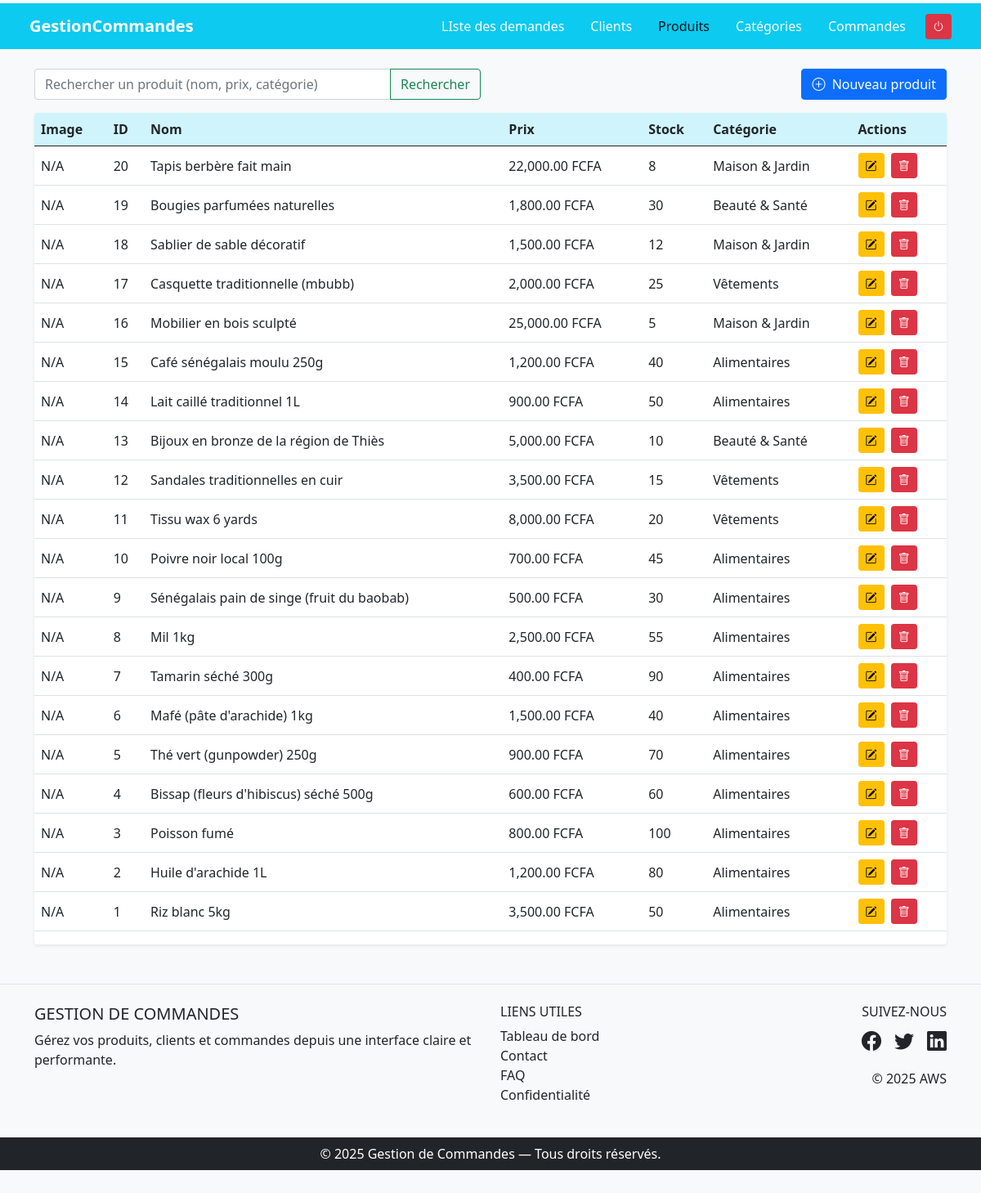
/produits/index.php (signed in), run on the app's committed database.
### tables this page shows
CREATE TABLE produit (
  id INT AUTO_INCREMENT PRIMARY KEY,
  nom VARCHAR(255) NOT NULL,
  prix DECIMAL(10,2) NOT NULL,
  stock INT NOT NULL,
  image VARCHAR(255),
  idCategorie INT,
  FOREIGN KEY (idCategorie) REFERENCES categorie(id) ON DELETE SET NULL
);

CREATE TABLE categorie (
  id INT AUTO_INCREMENT PRIMARY KEY,
  nom VARCHAR(100) NOT NULL
);

### produits/listeProduit.php (called while the page is built, shortened)
<?php
include_once('../includes/db.php');
$search = $_GET['search'] ?? '';
$searchLike = '%' . $search . '%';
try {
    if (!empty($search)) {
        $sql = "SELECT
                    p.id,
                    p.nom,
                    p.prix,
                    p.stock,
                    p.image,
                    p.idCategorie,
                    c.nom AS nomCategorie
                FROM produit p
                LEFT JOIN categorie c ON p.idCategorie = c.id
                WHERE p.nom LIKE :search
                   OR p.prix LIKE :search
                   OR p.stock LIKE :search
                   OR c.nom LIKE :search
                ORDER BY p.id DESC";
        $stmt = $pdo->prepare($sql);
        $stmt->execute(['search' => $searchLike]);
    } else {
        $sql = "SELECT
                    p.id,
                    p.nom,
                    p.prix,
                    p.stock,
                    p.image,
                    p.idCategorie,
                    c.nom AS nomCategorie
                FROM produit p
                LEFT JOIN categorie c ON p.idCategorie = c.id
                ORDER BY p.id DESC";
        $stmt = $pdo->query($sql);
    }
    $listeProduits = $stmt->fetchAll(PDO::FETCH_ASSOC);
} catch (PDOException $e) {
    error_log("Erreur lors de la récupération des produits : " . $e->getMessage());
    $listeProduits = [];
}
?>

### produits/index.php (the view, shortened to what this page needs)
<?php
require_once('../includes/db.php');
include('./listeProduit.php');
?>
<!DOCTYPE html>
<html lang="fr">
<head>
    <link href="https://cdn.jsdelivr.net/npm/bootstrap@5.0.2/dist/css/bootstrap.min.css" rel="stylesheet" />
    <link href="https://cdn.jsdelivr.net/npm/bootstrap-icons@1.10.5/font/bootstrap-icons.css" rel="stylesheet" />
</head>
<body class="bg-light">
<div class="container-fluid p-0">
    <?php include("../includes/header.php"); ?>
    <div class="container mt-4">
        <div class="row justify-content-between align-items-center mb-3">
            <div class="col-md-6">
                <form method="GET" class="input-group">
                    <input type="text" name="search" class="form-control" placeholder="Rechercher un produit (nom, prix, catégorie)" value="<?= htmlspecialchars($search) ?>" />
                    <button class="btn btn-outline-success" type="submit">Rechercher</button>
                </form>
            </div>
            <?php if (isset($_SESSION['utilisateur_role']) && $_SESSION['utilisateur_role'] == 'admin'): ?>
                <div class="col-md-auto text-end">
                    <a href="formulaireProduit.php" class="btn btn-primary">
                        <i class="bi bi-plus-circle me-1"></i> Nouveau produit
                    </a>
                </div>
            <?php endif; ?>
        </div>
        <div class="table-responsive shadow-sm bg-white rounded">
            <table class="table table-hover align-middle">
                <thead class="table-info text-dark">
                    <tr>
                        <th>Image</th>
                        <th>ID</th>
                        <th>Nom</th>
                        <th>Prix</th>
                        <th>Stock</th>
                        <th>Catégorie</th>
                        <?php if (isset($_SESSION['utilisateur_role']) && $_SESSION['utilisateur_role'] == 'admin'): ?>
                            <th>Actions</th>
                        <?php endif; ?>
                    </tr>
                </thead>
                <tbody>
                <?php if (count($listeProduits) > 0): ?>
                    <?php foreach ($listeProduits as $produit): ?>
                        <tr>
                            <td>
                                <?php if (!empty($produit['image']) && file_exists("../medias/" . $produit['image'])): ?>
                                    <img src="../medias/<?= htmlspecialchars($produit['image']) ?>" alt="Image produit" style="max-width:60px; max-height:40px;" class="rounded" />
                                <?php else: ?>
                                    N/A
                                <?php endif; ?>
                            </td>
                            <td><?= htmlspecialchars($produit['id']) ?></td>
                            <td><?= htmlspecialchars($produit['nom']) ?></td>
                            <td><?= number_format($produit['prix'], 2) ?> FCFA</td>
                            <td><?= htmlspecialchars($produit['stock']) ?></td>
                            <td><?= htmlspecialchars($produit['nomCategorie'] ?? 'Non classé') ?></td>
                            <?php if (isset($_SESSION['utilisateur_role']) && $_SESSION['utilisateur_role'] == 'admin'): ?>
                                <td>
                                    <a href="formulaireModificationProduit.php?id=<?= urlencode($produit['id']) ?>" class="btn btn-sm btn-warning me-1" title="Modifier">
                                        <i class="bi bi-pencil-square"></i>
                                    </a>
                                    <a href="deleteProduit.php?id=<?= urlencode($produit['id']) ?>" class="btn btn-sm btn-danger" onclick="return confirm('Supprimer ce produit ?');" title="Supprimer">
                                        <i class="bi bi-trash"></i>
                                    </a>
                                </td>
                            <?php endif; ?>
                        </tr>
                    <?php endforeach; ?>
                <?php else: ?>
                    <tr><td colspan="<?= (isset($_SESSION['utilisateur_role']) && $_SESSION['utilisateur_role'] == 'admin') ? 7 : 6 ?>" class="text-center">Aucun produit trouvé.</td></tr>
                <?php endif; ?>
                </tbody>
            </table>
        </div>
    </div>
    <?php include("../includes/footer.php"); ?>
</div>
</body>
</html>

### data on the page
produit: shows "N/A", id "20", nom "Tapis berbère fait main", prix "22,000.00", stock "8", idCategorie.nom "Maison & Jardin"
produit: shows "N/A", id "19", nom "Bougies parfumées naturelles", prix "1,800.00", stock "30", idCategorie.nom "Beauté & Santé"
produit: shows "N/A", id "18", nom "Sablier de sable décoratif", prix "1,500.00", stock "12", idCategorie.nom "Maison & Jardin"
produit: shows "N/A", id "17", nom "Casquette traditionnelle (mbubb)", prix "2,000.00", stock "25", idCategorie.nom "Vêtements"
produit: shows "N/A", id "16", nom "Mobilier en bois sculpté", prix "25,000.00", stock "5", idCategorie.nom "Maison & Jardin"
produit: shows "N/A", id "15", nom "Café sénégalais moulu 250g", prix "1,200.00", stock "40", idCategorie.nom "Alimentaires"
produit: shows "N/A", id "14", nom "Lait caillé traditionnel 1L", prix "900.00", stock "50", idCategorie.nom "Alimentaires"
produit: shows "N/A", id "13", nom "Bijoux en bronze de la région de Thiès", prix "5,000.00", stock "10", idCategorie.nom "Beauté & Santé"
produit: shows "N/A", id "12", nom "Sandales traditionnelles en cuir", prix "3,500.00", stock "15", idCategorie.nom "Vêtements"
produit: shows "N/A", id "11", nom "Tissu wax 6 yards", prix "8,000.00", stock "20", idCategorie.nom "Vêtements"
produit: shows "N/A", id "10", nom "Poivre noir local 100g", prix "700.00", stock "45", idCategorie.nom "Alimentaires"
produit: shows "N/A", id "9", nom "Sénégalais pain de singe (fruit du baobab)", prix "500.00", stock "30", idCategorie.nom "Alimentaires"
produit: shows "N/A", id "8", nom "Mil 1kg", prix "2,500.00", stock "55", idCategorie.nom "Alimentaires"
produit: shows "N/A", id "7", nom "Tamarin séché 300g", prix "400.00", stock "90", idCategorie.nom "Alimentaires"
produit: shows "N/A", id "6", nom "Mafé (pâte d'arachide) 1kg", prix "1,500.00", stock "40", idCategorie.nom "Alimentaires"
produit: shows "N/A", id "5", nom "Thé vert (gunpowder) 250g", prix "900.00", stock "70", idCategorie.nom "Alimentaires"
produit: shows "N/A", id "4", nom "Bissap (fleurs d'hibiscus) séché 500g", prix "600.00", stock "60", idCategorie.nom "Alimentaires"
produit: shows "N/A", id "3", nom "Poisson fumé", prix "800.00", stock "100", idCategorie.nom "Alimentaires"
produit: shows "N/A", id "2", nom "Huile d'arachide 1L", prix "1,200.00", stock "80", idCategorie.nom "Alimentaires"
produit: shows "N/A", id "1", nom "Riz blanc 5kg", prix "3,500.00", stock "50", idCategorie.nom "Alimentaires"
